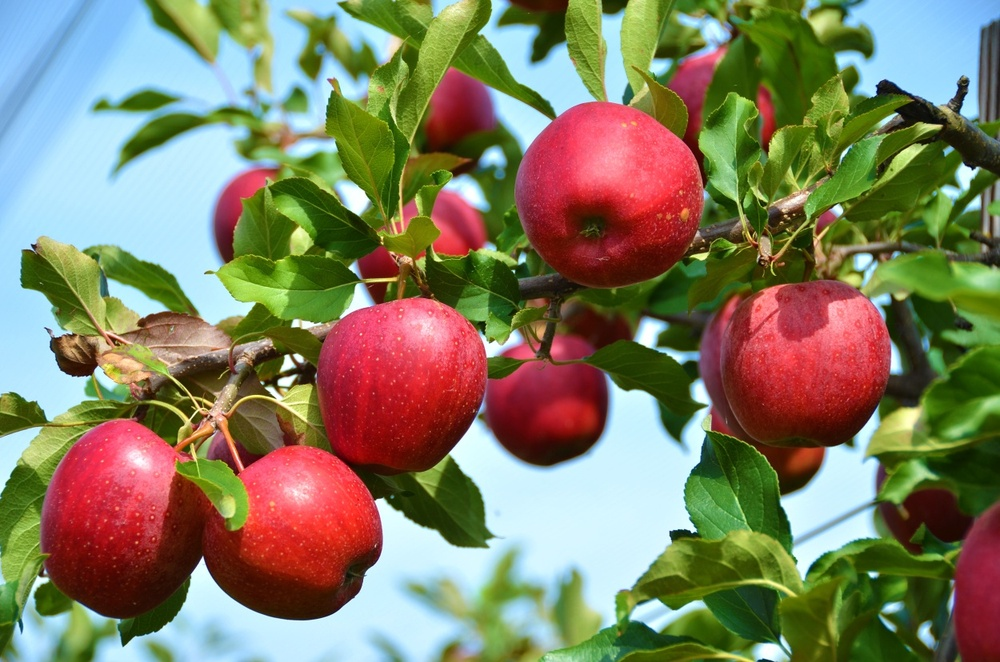
#> input picture pr2/apples.jpg, 1000 x 662 px, shrunk from 1250 x 828 before the run
$ python 4_4.py
#> lines starting #> are read from the running program, lines starting #| are printed output that depends on the picture; after the words box and inside, x2 and y2 are one past the last pixel; in counts of white or black regions, pixels touching at a corner belong together
import cv2 as cv

img = cv.imread('apples.jpg')
#> img is the input picture: shape (662, 1000, 3); mean B, G, R 98.6, 125.8, 129.6
gray=cv.cvtColor(img,cv.COLOR_BGR2GRAY)
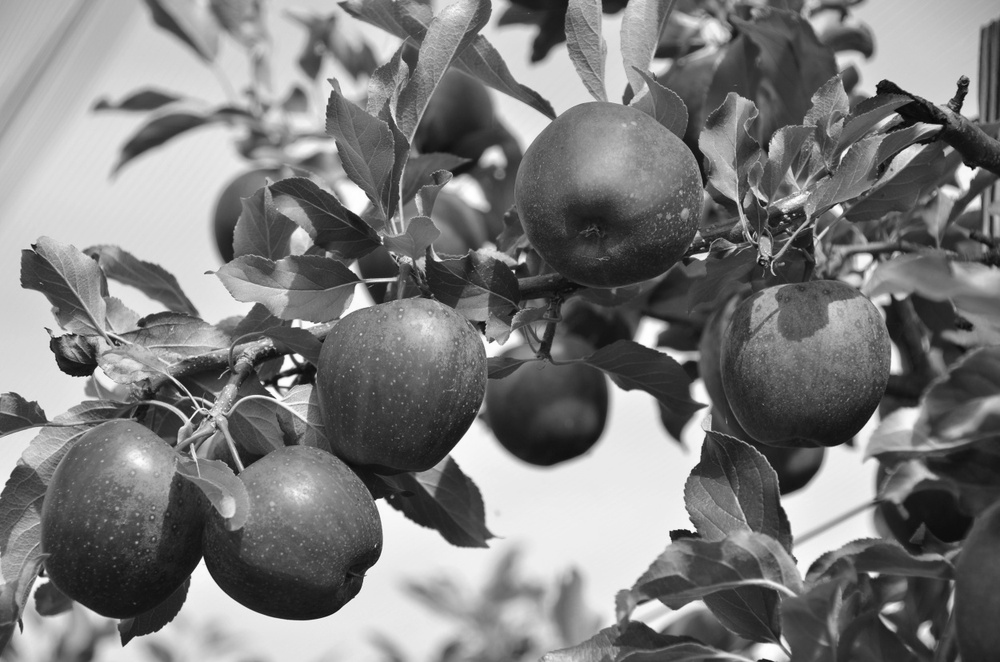
#> gray: shape (662, 1000); min 5, max 255, mean 123.8

apples = cv.HoughCircles(gray,cv.HOUGH_GRADIENT,1,200,param1=50,param2=5,minRadius=50,maxRadius=120)
#> apples = 17 rows, first 8: [520.5, 142.5, 119.4], [749.5, 123.5, 119.4], [250.5, 438.5, 119.4], [871.5, 286.5, 119.4], [182.5, 233.5, 119.4], [643.5, 303.5, 119.4], [378.5, 283.5, 110.6], [795.5, 471.5, 102.9]
for i in apples[0]:
    # img,x,y,r
    # print(i) -> x,y,r
    cv.circle(img,(int(i[0]),int(i[1])),int(i[2]),(255,0,0),2)
#> this loop made 17 passes
#> i on passes 1 to 12: [520.5, 142.5, 119.4], [749.5, 123.5, 119.4], [250.5, 438.5, 119.4], [871.5, 286.5, 119.4], [182.5, 233.5, 119.4], [643.5, 303.5, 119.4], [378.5, 283.5, 110.6], [795.5, 471.5, 102.9], [37.5, 397.5, 119.4], [124.5, 606.5, 112.8], [318.5, 63.5, 108.4], [456.5, 470.5, 119.4]
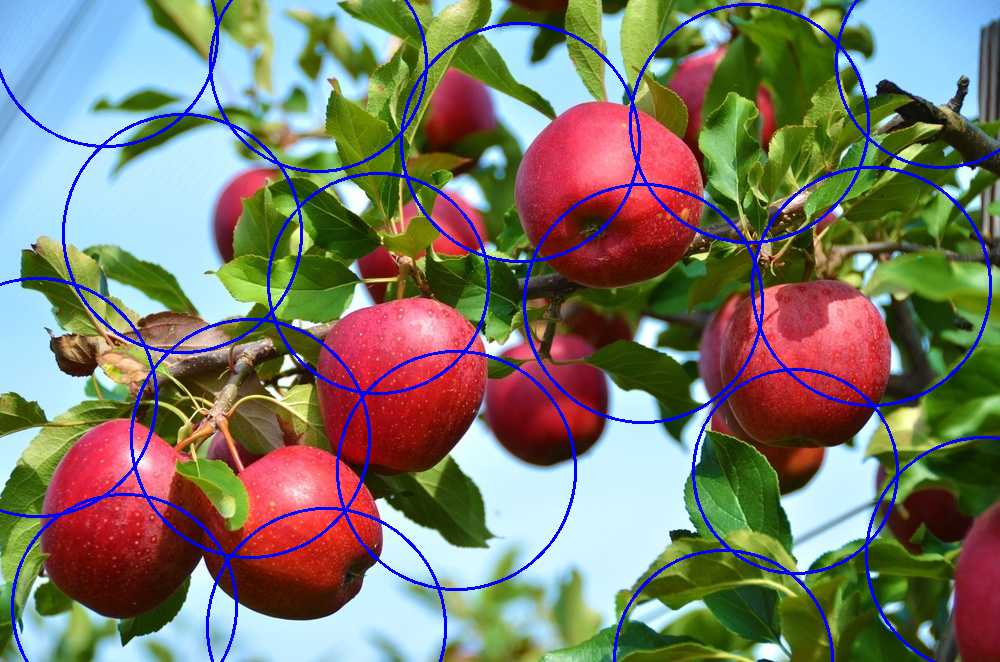
#> img: shape (662, 1000, 3); 4.32% of pixels changed, all inside (x1, y1, x2, y2) = (0, 0, 1000, 662)

cv.imshow('Apple detection',img)

cv.waitKey()
cv.destroyAllWindows()
